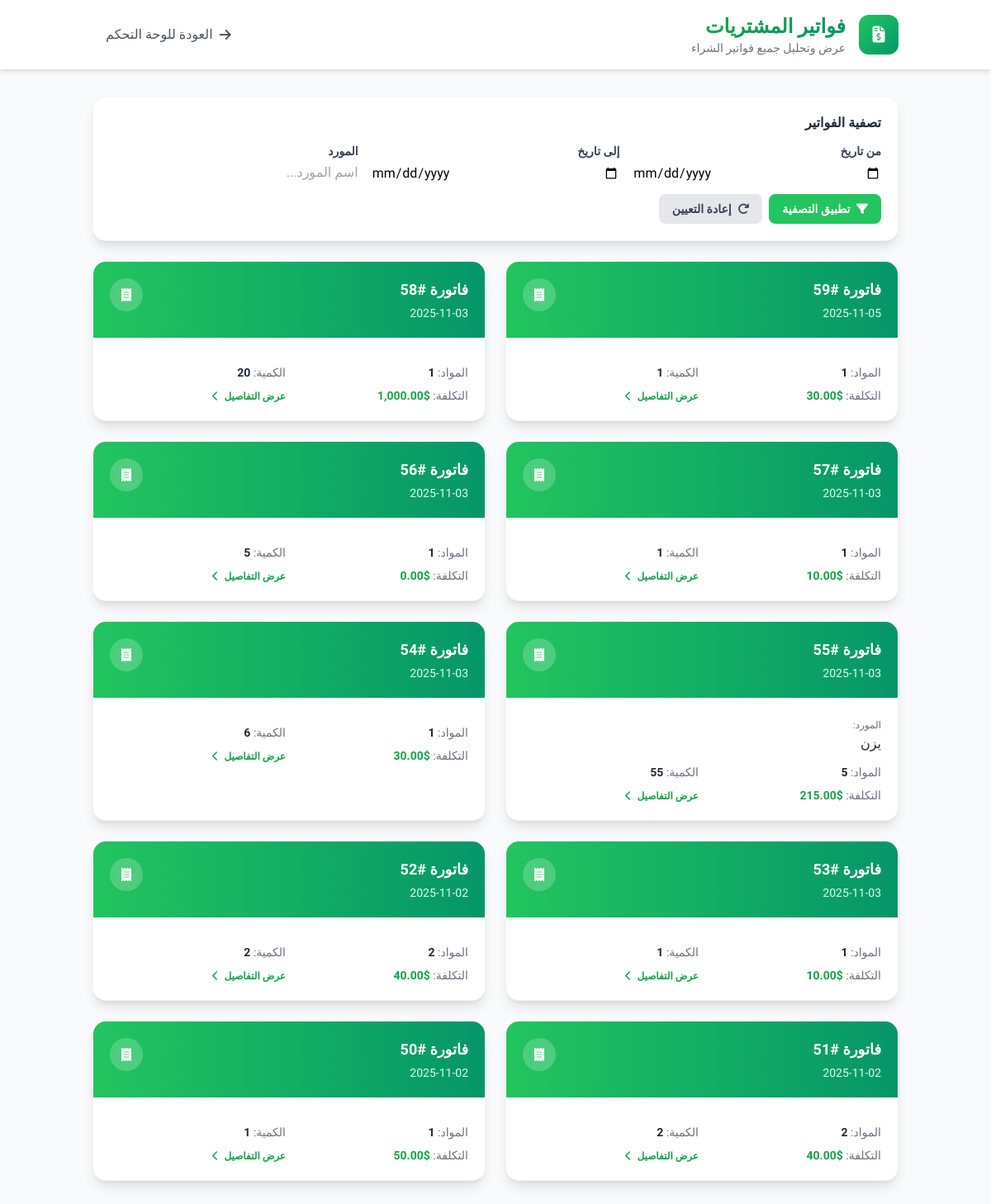
Screenshot of /purchase_invoices.php (signed in) with the database file from the repository.
### tables this page shows
CREATE TABLE `purchase_invoices` (
  `id` int(11) NOT NULL,
  `supplier_name` varchar(255) DEFAULT NULL,
  `invoice_date` date NOT NULL,
  `notes` text DEFAULT NULL,
  `total_cost` decimal(10,2) DEFAULT 0.00,
  `currency` varchar(3) DEFAULT 'USD',
  `exchange_rate` decimal(15,6) DEFAULT 1.000000,
  `created_at` timestamp NOT NULL DEFAULT current_timestamp()
);

### purchase_invoices.php (the view, shortened to what this page needs)
<?php
require_once __DIR__ . '/includes/db.php';
$invoices_result = $mysqli->query("
    SELECT
        pi.*,
        COUNT(pii.id) as items_count,
        SUM(pii.quantity + pii.gifts) as total_quantity
    FROM purchase_invoices pi
    LEFT JOIN purchase_invoice_items pii ON pi.id = pii.purchase_invoice_id
    GROUP BY pi.id
    ORDER BY pi.id DESC
");
$invoices = [];
while ($row = $invoices_result->fetch_assoc()) {
    $invoices[] = $row;
}
?>
<!DOCTYPE html>
<html lang="ar" dir="rtl">
<head>
    <script src="https://cdn.tailwindcss.com"></script>
    <link rel="stylesheet" href="https://cdnjs.cloudflare.com/ajax/libs/font-awesome/6.5.1/css/all.min.css" />
    <link rel="stylesheet" href="style.css">
</head>
<body class="bg-gray-50">
    <header class="bg-white shadow-md sticky top-0 z-40">
        <div class="container mx-auto px-6 py-4">
            <div class="flex justify-between items-center">
                <div class="flex items-center gap-4">
                    <div class="w-12 h-12 bg-gradient-to-br from-green-500 to-emerald-600 rounded-xl flex items-center justify-center">
                        <i class="fas fa-file-invoice-dollar text-white text-xl"></i>
                    </div>
                    <div>
                        <h1 class="text-2xl font-bold bg-gradient-to-r from-green-600 to-emerald-600 bg-clip-text text-transparent">فواتير المشتريات</h1>
                        <p class="text-sm text-gray-500">عرض وتحليل جميع فواتير الشراء</p>
                    </div>
                </div>
                <a href="admin.php" class="flex items-center gap-2 text-gray-600 hover:text-green-600 transition px-4 py-2 hover:bg-green-50 rounded-lg">
                    <i class="fas fa-arrow-right"></i>
                    <span>العودة للوحة التحكم</span>
                </a>
            </div>
        </div>
    </header>
    <main class="container mx-auto px-4 md:px-6 py-8">
        <div class="bg-white rounded-2xl shadow-lg p-5 mb-6 border border-gray-100">
            <h3 class="font-bold text-gray-800 mb-3">تصفية الفواتير</h3>
            <form id="invoice-filter-form" class="grid grid-cols-1 md:grid-cols-3 gap-4">
                <div>
                    <label class="block text-sm font-semibold text-gray-700 mb-1">من تاريخ</label>
                    <input type="date" id="filter-from-date" name="from_date" class="form-input w-full">
                </div>
                <div>
                    <label class="block text-sm font-semibold text-gray-700 mb-1">إلى تاريخ</label>
                    <input type="date" id="filter-to-date" name="to_date" class="form-input w-full">
                </div>
                <div>
                    <label class="block text-sm font-semibold text-gray-700 mb-1">المورد</label>
                    <input type="text" id="filter-supplier" name="supplier" class="form-input w-full" placeholder="اسم المورد...">
                </div>
            </form>
            <div class="mt-3 flex gap-2">
                <button onclick="applyInvoiceFilter()" class="px-4 py-2 bg-green-500 hover:bg-green-600 text-white rounded-lg text-sm font-bold">
                    <i class="fas fa-filter ml-1"></i> تطبيق التصفية
                </button>
                <button onclick="resetInvoiceFilter()" class="px-4 py-2 bg-gray-200 hover:bg-gray-300 text-gray-700 rounded-lg text-sm font-bold">
                    <i class="fas fa-redo ml-1"></i> إعادة التعيين
                </button>
            </div>
        </div>
        <?php if (empty($invoices)): ?>
            <div class="text-center py-16 bg-white rounded-2xl shadow-lg border border-gray-100">
                <i class="fas fa-file-invoice text-5xl text-gray-300 mb-4"></i>
                <h2 class="text-xl font-bold text-gray-700">لا توجد فواتير مشتريات</h2>
                <p class="text-gray-500 mt-2">يمكنك إدخال فاتورة جديدة من لوحة التحكم</p>
            </div>
        <?php else: ?>
            <div class="grid grid-cols-1 lg:grid-cols-2 xl:grid-cols-3 gap-6" id="invoices-container">
                <?php foreach ($invoices as $inv): ?>
                <div class="invoice-card bg-white rounded-2xl shadow-lg border border-gray-100 overflow-hidden cursor-pointer" onclick="openInvoiceDetails(<?= $inv['id'] ?>)">
                    <div class="bg-gradient-to-r from-green-500 to-emerald-600 p-5 text-white">
                        <div class="flex justify-between items-start">
                            <div>
                                <h3 class="text-lg font-bold">فاتورة #<?= $inv['id'] ?></h3>
                                <p class="text-green-100 text-sm mt-1"><?= htmlspecialchars($inv['invoice_date']) ?></p>
                            </div>
                            <div class="w-10 h-10 bg-white/20 rounded-full flex items-center justify-center">
                                <i class="fas fa-receipt"></i>
                            </div>
                        </div>
                    </div>
                    <div class="p-5">
                        <?php if (!empty($inv['supplier_name'])): ?>
                            <div class="mb-2">
                                <span class="text-xs text-gray-500">المورد:</span>
                                <p class="font-medium text-gray-800"><?= htmlspecialchars($inv['supplier_name']) ?></p>
                            </div>
                        <?php endif; ?>
                        <div class="grid grid-cols-2 gap-2 text-sm mt-3">
                            <div>
                                <span class="text-gray-500">المواد:</span>
                                <span class="font-bold text-gray-800"><?= $inv['items_count'] ?></span>
                            </div>
                            <div>
                                <span class="text-gray-500">الكمية:</span>
                                <span class="font-bold text-gray-800"><?= $inv['total_quantity'] ?></span>
                            </div>
                            <div>
                                <span class="text-gray-500">التكلفة:</span>
                                <span class="font-bold text-green-600">$<?= number_format($inv['total_cost'], 2) ?></span>
                            </div>
                            <div class="text-right">
                                <button class="text-green-600 hover:text-green-800 text-xs font-semibold">
                                    عرض التفاصيل <i class="fas fa-chevron-left mr-1"></i>
                                </button>
                            </div>
                        </div>
                    </div>
                </div>
                <?php endforeach; ?>
            </div>
        <?php endif; ?>
    </main>
</body>
</html>

### style.css (style rules this page uses)
body { font-family: 'Tajawal', sans-serif; }
.form-input { @apply w-full px-4 py-2 border border-gray-300 rounded-lg focus:outline-none focus:ring-2 focus:ring-pink-400 transition; }

### purchase_invoices.php (style rules this page uses)
.invoice-card { transition: all 0.3s ease; }

### rows the page displays
purchase_invoices: id "59", invoice_date "2025-11-05", items_count "1", total_quantity "1", total_cost "30.00"
purchase_invoices: id "58", invoice_date "2025-11-03", items_count "1", total_quantity "20", total_cost "1,000.00"
purchase_invoices: id "57", invoice_date "2025-11-03", items_count "1", total_quantity "1", total_cost "10.00"
purchase_invoices: id "56", invoice_date "2025-11-03", items_count "1", total_quantity "5", total_cost "0.00"
purchase_invoices: id "55", invoice_date "2025-11-03", supplier_name "يزن", items_count "5", total_quantity "55", total_cost "215.00"
purchase_invoices: id "54", invoice_date "2025-11-03", items_count "1", total_quantity "6", total_cost "30.00"
purchase_invoices: id "53", invoice_date "2025-11-03", items_count "1", total_quantity "1", total_cost "10.00"
purchase_invoices: id "52", invoice_date "2025-11-02", items_count "2", total_quantity "2", total_cost "40.00"
purchase_invoices: id "51", invoice_date "2025-11-02", items_count "2", total_quantity "2", total_cost "40.00"
purchase_invoices: id "50", invoice_date "2025-11-02", items_count "1", total_quantity "1", total_cost "50.00"
